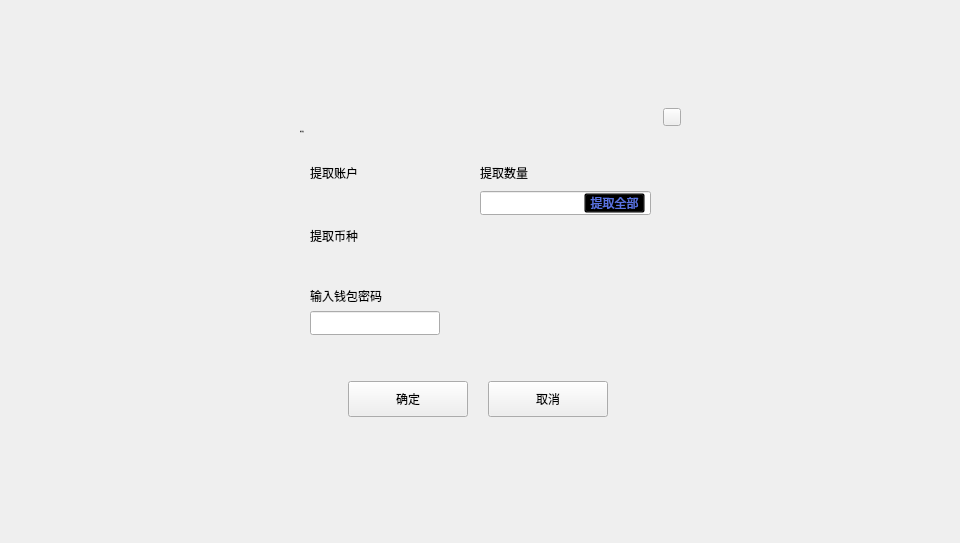
<?xml version="1.0" encoding="UTF-8"?>
<ui version="4.0">
 <class>LockContractWithdrawDialog</class>
 <widget class="QDialog" name="LockContractWithdrawDialog">
  <property name="geometry">
   <rect>
    <x>0</x>
    <y>0</y>
    <width>960</width>
    <height>543</height>
   </rect>
  </property>
  <property name="windowTitle">
   <string>Dialog</string>
  </property>
  <widget class="QWidget" name="widget" native="true">
   <property name="geometry">
    <rect>
     <x>0</x>
     <y>0</y>
     <width>960</width>
     <height>543</height>
    </rect>
   </property>
   <property name="font">
    <font>
     <family>微软雅黑</family>
    </font>
   </property>
   <widget class="QWidget" name="containerWidget" native="true">
    <property name="geometry">
     <rect>
      <x>270</x>
      <y>101</y>
      <width>420</width>
      <height>340</height>
     </rect>
    </property>
    <property name="font">
     <font>
      <family>Microsoft YaHei UI Light</family>
     </font>
    </property>
    <widget class="QLabel" name="label">
     <property name="geometry">
      <rect>
       <x>40</x>
       <y>60</y>
       <width>120</width>
       <height>24</height>
      </rect>
     </property>
     <property name="text">
      <string>提取账户</string>
     </property>
     <property name="alignment">
      <set>Qt::AlignLeading|Qt::AlignLeft|Qt::AlignVCenter</set>
     </property>
    </widget>
    <widget class="QToolButton" name="cancelBtn">
     <property name="geometry">
      <rect>
       <x>218</x>
       <y>280</y>
       <width>120</width>
       <height>36</height>
      </rect>
     </property>
     <property name="font">
      <font>
       <family>Microsoft YaHei UI Light</family>
      </font>
     </property>
     <property name="cursor">
      <cursorShape>PointingHandCursor</cursorShape>
     </property>
     <property name="focusPolicy">
      <enum>Qt::NoFocus</enum>
     </property>
     <property name="styleSheet">
      <string notr="true"/>
     </property>
     <property name="text">
      <string>取消</string>
     </property>
    </widget>
    <widget class="QToolButton" name="okBtn">
     <property name="geometry">
      <rect>
       <x>78</x>
       <y>280</y>
       <width>120</width>
       <height>36</height>
      </rect>
     </property>
     <property name="font">
      <font>
       <family>Microsoft YaHei UI Light</family>
      </font>
     </property>
     <property name="cursor">
      <cursorShape>PointingHandCursor</cursorShape>
     </property>
     <property name="focusPolicy">
      <enum>Qt::NoFocus</enum>
     </property>
     <property name="styleSheet">
      <string notr="true"/>
     </property>
     <property name="text">
      <string>确定</string>
     </property>
    </widget>
    <widget class="QToolButton" name="closeBtn">
     <property name="geometry">
      <rect>
       <x>393</x>
       <y>7</y>
       <width>18</width>
       <height>18</height>
      </rect>
     </property>
     <property name="cursor">
      <cursorShape>PointingHandCursor</cursorShape>
     </property>
     <property name="focusPolicy">
      <enum>Qt::NoFocus</enum>
     </property>
     <property name="styleSheet">
      <string notr="true"/>
     </property>
     <property name="text">
      <string/>
     </property>
    </widget>
    <widget class="QLabel" name="label_3">
     <property name="geometry">
      <rect>
       <x>210</x>
       <y>60</y>
       <width>120</width>
       <height>24</height>
      </rect>
     </property>
     <property name="text">
      <string>提取数量</string>
     </property>
     <property name="alignment">
      <set>Qt::AlignLeading|Qt::AlignLeft|Qt::AlignVCenter</set>
     </property>
    </widget>
    <widget class="QLabel" name="label_4">
     <property name="geometry">
      <rect>
       <x>40</x>
       <y>120</y>
       <width>120</width>
       <height>30</height>
      </rect>
     </property>
     <property name="text">
      <string>提取币种</string>
     </property>
     <property name="alignment">
      <set>Qt::AlignLeading|Qt::AlignLeft|Qt::AlignVCenter</set>
     </property>
    </widget>
    <widget class="QStackedWidget" name="stackedWidget">
     <property name="geometry">
      <rect>
       <x>210</x>
       <y>130</y>
       <width>171</width>
       <height>120</height>
      </rect>
     </property>
    </widget>
    <widget class="QLabel" name="label_5">
     <property name="geometry">
      <rect>
       <x>30</x>
       <y>20</y>
       <width>200</width>
       <height>20</height>
      </rect>
     </property>
     <property name="font">
      <font>
       <family>微软雅黑</family>
       <pointsize>-1</pointsize>
       <weight>50</weight>
       <italic>false</italic>
       <bold>false</bold>
      </font>
     </property>
     <property name="styleSheet">
      <string notr="true">QLabel{font:  14px &quot;微软雅黑&quot;;}

</string>
     </property>
     <property name="text">
      <string>锁仓提取</string>
     </property>
     <property name="alignment">
      <set>Qt::AlignLeading|Qt::AlignLeft|Qt::AlignVCenter</set>
     </property>
    </widget>
    <widget class="QLabel" name="label_6">
     <property name="geometry">
      <rect>
       <x>40</x>
       <y>180</y>
       <width>120</width>
       <height>30</height>
      </rect>
     </property>
     <property name="text">
      <string>输入钱包密码</string>
     </property>
     <property name="alignment">
      <set>Qt::AlignLeading|Qt::AlignLeft|Qt::AlignVCenter</set>
     </property>
    </widget>
    <widget class="QLineEdit" name="pwdLineEdit">
     <property name="geometry">
      <rect>
       <x>40</x>
       <y>210</y>
       <width>130</width>
       <height>24</height>
      </rect>
     </property>
     <property name="contextMenuPolicy">
      <enum>Qt::DefaultContextMenu</enum>
     </property>
     <property name="styleSheet">
      <string notr="true"/>
     </property>
     <property name="maxLength">
      <number>20</number>
     </property>
     <property name="echoMode">
      <enum>QLineEdit::Password</enum>
     </property>
    </widget>
    <widget class="QLabel" name="tipLabel">
     <property name="geometry">
      <rect>
       <x>40</x>
       <y>240</y>
       <width>160</width>
       <height>16</height>
      </rect>
     </property>
     <property name="text">
      <string/>
     </property>
    </widget>
    <widget class="QLabel" name="accountNameLabel">
     <property name="geometry">
      <rect>
       <x>40</x>
       <y>90</y>
       <width>130</width>
       <height>24</height>
      </rect>
     </property>
     <property name="text">
      <string/>
     </property>
     <property name="alignment">
      <set>Qt::AlignLeading|Qt::AlignLeft|Qt::AlignVCenter</set>
     </property>
    </widget>
    <widget class="QLineEdit" name="amountLineEdit">
     <property name="geometry">
      <rect>
       <x>210</x>
       <y>90</y>
       <width>171</width>
       <height>24</height>
      </rect>
     </property>
    </widget>
    <widget class="QToolButton" name="withdrawAllBtn">
     <property name="geometry">
      <rect>
       <x>314</x>
       <y>92</y>
       <width>61</width>
       <height>20</height>
      </rect>
     </property>
     <property name="cursor">
      <cursorShape>PointingHandCursor</cursorShape>
     </property>
     <property name="styleSheet">
      <string notr="true">background:transparent;
color: rgb(90,115,227);
font: 11px &quot;微软雅黑&quot;;</string>
     </property>
     <property name="text">
      <string>提取全部</string>
     </property>
    </widget>
    <widget class="QLabel" name="assetLabel">
     <property name="geometry">
      <rect>
       <x>40</x>
       <y>150</y>
       <width>130</width>
       <height>24</height>
      </rect>
     </property>
     <property name="text">
      <string/>
     </property>
     <property name="alignment">
      <set>Qt::AlignLeading|Qt::AlignLeft|Qt::AlignVCenter</set>
     </property>
    </widget>
   </widget>
  </widget>
 </widget>
 <resources/>
 <connections/>
</ui>
